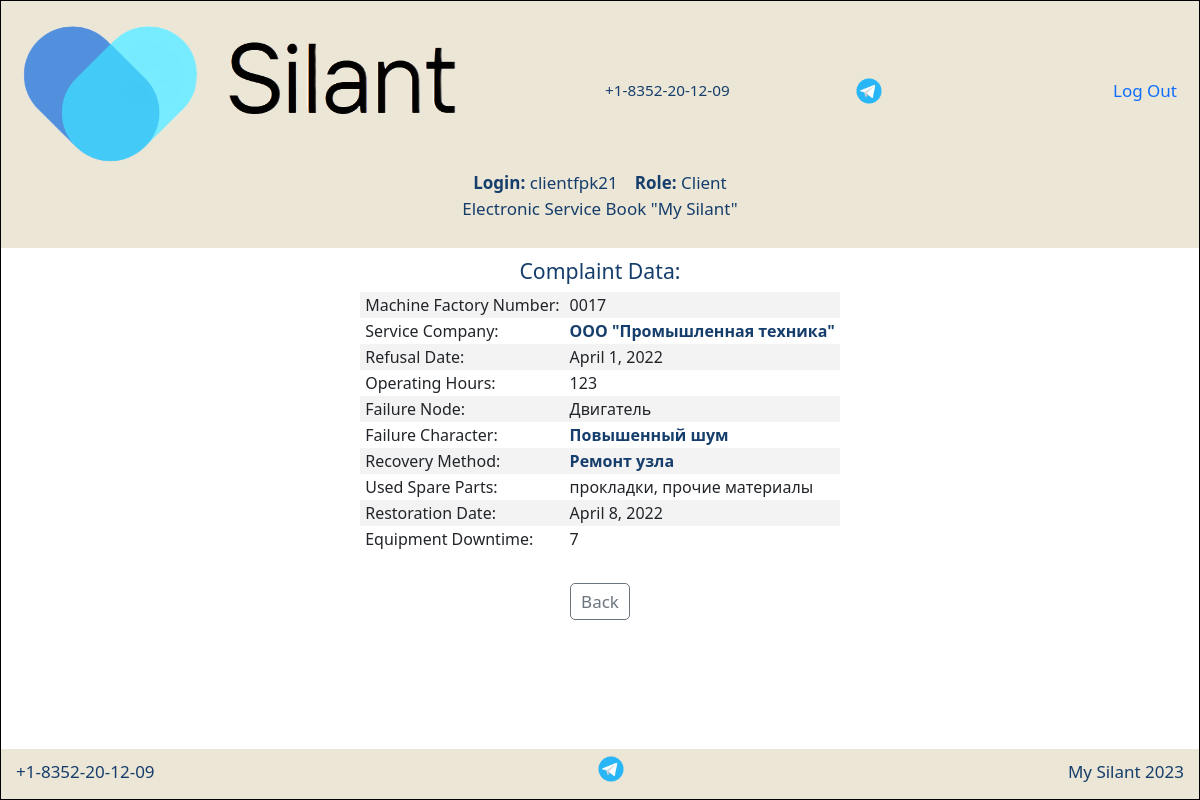
The app's page /complaints/1 (signed in) with its own data.
### services/models.py (models this page shows, shortened)
class Complaints(models.Model):
    car = models.ForeignKey(Car, on_delete=models.CASCADE, verbose_name='Car')
    service_company = models.ForeignKey(Service_company, on_delete=models.CASCADE, verbose_name='Service organization')
    date_of_refusal = models.DateField(verbose_name='Date of refusal')
    operating_time = models.IntegerField(verbose_name='Operating hours m/hour')
    failure_node = models.TextField(verbose_name='Failure node')
    description_failure = models.ForeignKey(Description_failure, on_delete=models.CASCADE, verbose_name='Nature of failure')
    recovery_method = models.ForeignKey(Recovery_method, on_delete=models.CASCADE, verbose_name='Recovery method')
    parts_used = models.TextField(blank=True, verbose_name='Spare parts used')
    date_of_restoration = models.DateField(verbose_name='Restore date')
    equipment_downtime = models.TextField(verbose_name='Equipment downtime')
    class Meta:
        verbose_name = 'Complaints'
        verbose_name_plural = 'Complaints'
        ordering = ['date_of_refusal']

class Car(models.Model):
    factory_number = models.TextField(max_length=17, unique=True, db_index=True, verbose_name='Factory number')
    technique_model = models.ForeignKey(Technique_model, on_delete=models.CASCADE, db_index=True, verbose_name='Vehicle model')
    engine_model = models.ForeignKey(Engine_model, on_delete=models.CASCADE, db_index=True, verbose_name='Engine model')
    engine_number = models.TextField(max_length=17, verbose_name='Engine number')
    transmission_model = models.ForeignKey(Transmission_model, on_delete=models.CASCADE, db_index=True, verbose_name='Transmission model')
    transmission_number = models.TextField(max_length=50, verbose_name='Transmission number')
    drive_axle_model = models.ForeignKey(Drive_axle_model, on_delete=models.CASCADE, db_index=True, verbose_name='Drive axle model')
    drive_axle_number = models.TextField(max_length=50, verbose_name='Drive axle number')
    steerable_axle_model = models.ForeignKey(Steerable_axle_model, on_delete=models.CASCADE, db_index=True, verbose_name='Steering axle model')
    steerable_axle_number = models.TextField(max_length=50, verbose_name='Steering axle number')
    supply_contract = models.TextField(max_length=50, blank=True, verbose_name='Delivery agreement No., date.')
    date_of_shipment_from_the_factory = models.DateField(db_index=True, verbose_name='Дата отгрузки с завода')
    consignee = models.TextField(max_length=50, blank=True, verbose_name='Consignee')
    delivery_address = models.TextField(max_length=300, blank=True, verbose_name='Delivery (operation) address')
    equipment = models.TextField(blank=True, verbose_name='Equipment (additional options)')
    client = models.ForeignKey(CustomUser, on_delete=models.CASCADE, null=True, blank=True, verbose_name='Client')
    service_company = models.ForeignKey(Service_company, null=True, on_delete=models.CASCADE, blank=True, verbose_name='Service organization')
    def __str__(self):
        return f'{self.factory_number}'
    class Meta:
        verbose_name = 'Car'
        verbose_name_plural = 'Cars'
        ordering = ['date_of_shipment_from_the_factory']

class Service_company(models.Model):
    user = models.OneToOneField(CustomUser, on_delete=models.CASCADE, verbose_name='Username')
    name = models.TextField(unique=True, verbose_name='Title')
    description = models.TextField(blank=True, verbose_name='Description')
    def __str__(self):
        return f'{self.name}'
    class Meta:
        verbose_name = 'Service company'
        verbose_name_plural = 'Service companies'

class Description_failure(models.Model):
    name = models.TextField(verbose_name='Title')
    description = models.TextField(blank=True, verbose_name='Description')
    def __str__(self):
        return f'{self.name}'
    class Meta:
        verbose_name = 'Nature of failure'
        verbose_name_plural = 'Nature of failures'

class Recovery_method(models.Model):
    name = models.TextField(verbose_name='Title')
    description = models.TextField(blank=True, verbose_name='Description')
    def __str__(self):
        return f'{self.name}'
    class Meta:
        verbose_name = 'Recovery method'
        verbose_name_plural = 'Recovery methods'

### services/views.py (the view)
# urls.py: path('complaints/<int:pk>', ComplaintsItem.as_view()),
class ComplaintsItem(PermissionRequiredMixin, DetailView):
    permission_required = 'services.view_complaints'
    model = Complaints
    template_name = 'complaints_item.html'
    context_object_name = 'complaints'
    def get_context_data(self, *args, **kwargs):
        context = super().get_context_data(*args, **kwargs)
        context['description_failure'] = Description_failure.objects.all()
        context['recovery_method'] = Recovery_method.objects.all()
        context['service_company'] = Service_company.objects.all()
        return context

### services/templatetags/auth_extras.py (called while the page is built)
@register.filter(name='has_group')
def has_group(user, group_name):
    group = Group.objects.get(name=group_name)
    return True if group in user.groups.all() else False

### services/templates/complaints_item.html (shortened to what this page needs)
{% extends 'default.html' %}
{% load auth_extras %}
{% load bootstrap5 %}
{% block bootstrap_css %}{% bootstrap_css %}{% bootstrap_javascript %}{% endblock bootstrap_css %}
{% block content %}
<h5 class="center">Complaint Data:</h5>
<div class="center">
    <table style="border-bottom: none; border-top: none;">
    <tr><td>Machine Factory Number:</td><td>{{ complaints.car }}</td></tr>
    <tr><td>Service Company:</td><td><a href="#" data-bs-toggle="modal" data-bs-target="#service_company"><b>{{ complaints.service_company }}</b></a></td></tr>
    <tr><td>Refusal Date:</td><td>{{ complaints.date_of_refusal }}</td></tr>
    <tr><td>Operating Hours:</td><td>{{ complaints.operating_time }}</td></tr>
    <tr><td>Failure Node:</td><td>{{ complaints.failure_node }}</td></tr>
    <tr><td>Failure Character:</td><td><a href="#" data-bs-toggle="modal" data-bs-target="#description_failure"><b>{{ complaints.description_failure }}</b></a></td></tr>
    <tr><td>Recovery Method:</td><td><a href="#" data-bs-toggle="modal" data-bs-target="#recovery_method"><b>{{ complaints.recovery_method }}</b></a></td></tr>
    <tr><td>Used Spare Parts:</td><td>{{ complaints.parts_used }}</td></tr>
    <tr><td>Restoration Date:</td><td>{{ complaints.date_of_restoration }}</td></tr>
    <tr><td>Equipment Downtime:</td><td>{{ complaints.equipment_downtime }}</td></tr>
    </table>
</div>
<br>
<div class="center">
    <a href="{% url 'complaints' %}" class="button medium">Back</a>
</div>
{% endblock content %}

### services/templates/fragments/username_group.html
{% load auth_extras %}
{% if user.is_authenticated %}
    <div class="center">
        <div><b>Login:</b> {{ user.username }}&emsp;</div>
        <div>
            <b>Role:</b>
            {% if request.user|has_group:"client" %}
                Client
            {% elif request.user|has_group:"service" %}
                Service Company
            {% elif request.user|has_group:"manager" %}
                Manager
            {% elif request.user|has_group:"admin" %}
                Administrator
            {% endif %}
        </div>
    </div>
{% else %}
        <div class="center"><p>You are not authenticated</p></div>
{% endif %}

### static/css/style.css (style rules this page uses)
:root { --silant_black: #163E6C; --silant_red: #D20A11; --silant_beige: #EBE6D6; --silant_grey: #6c757d; --silant_light_grey: #e6e6e6; --silant_cell_grey: #f3f3f3; }
* { margin: 0; padding: 0; }
html { font-family: "PT-Astra-Sans_Regular"; line-height: 1.5; -webkit-text-size-adjust: 100%; -ms-text-size-adjust: 100%; -moz-text-size-adjust: 100%; -ms-overflow-style: scrollbar; -webkit-tap-highlight-color: rgba(0, 0, 0, 0); }
body { height: 100%; font-weight: 400; line-height: 1.5; color: var(--silant_black); }
h1, h2, h3, h4, h5, h6 { margin-top: 0; margin-bottom: 0.5rem; }
a { text-decoration: none !important; }
table { border-bottom: 1px solid var(--silant_grey); border-top: 1px solid var(--silant_grey); border-collapse: collapse; text-align: left; border-spacing: 0; display: block; overflow-x: auto; max-width: fit-content; margin: auto; }
table a { text-decoration: none; color: var(--silant_black); }
th,td { padding: 2px 5px; border-right: 1px solid var(--silant_grey); border-left: 1px solid var(--silant_grey); }
tr:nth-child(odd) { background: var(--silant_cell_grey); }
.center { display: -webkit-flex; display: flex; justify-content: center; text-align: center; }
.button { border: 1px solid var(--silant_grey); display: inline-block; text-decoration: none; border-radius: 5px; color: var(--silant_grey); background: transparent; cursor: pointer; }
.button.medium { padding: 5px 10px; margin: 5px; }

### static/css/mobile.css (style rules this page uses)
html { font-size: 15px; }

### static/css/760.css (style rules this page uses)
html { font-size: 17px; }

### static/css/360.css (style rules this page uses)
html { font-size: 15px; }

### static/css/1366.css (style rules this page uses)
html { font-size: 18px; }

### static/css/1536.css (style rules this page uses)
html { font-size: 19px; }

### records on screen
Complaints: car "0017", service_company "ООО \"Промышленная техника\"", date_of_refusal "April 1, 2022", operating_time "123", failure_node "Двигатель", description_failure "Повышенный шум", recovery_method "Ремонт узла", parts_used "прокладки, прочие материалы", date_of_restoration "April 8, 2022", equipment_downtime "7"

### other values on screen
{{ user.username }} "clientfpk21"
